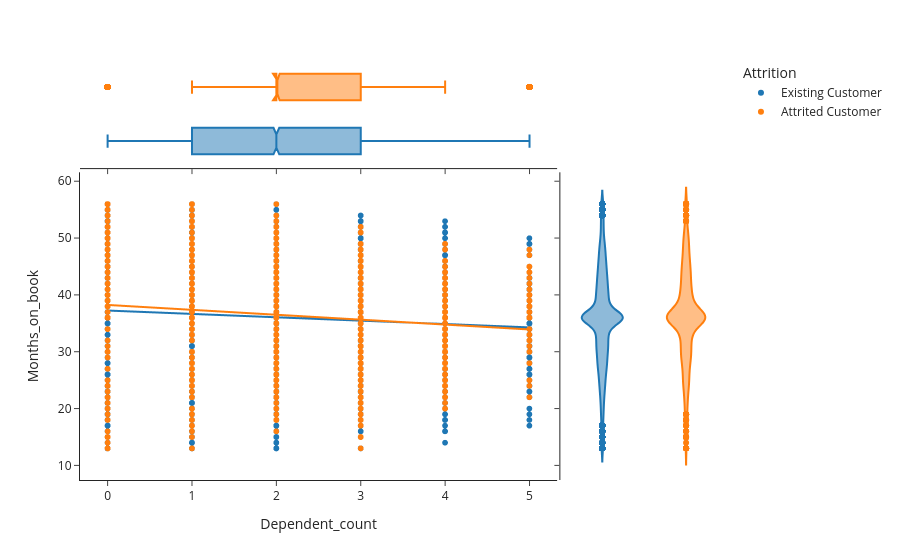

The notebook cell this image was saved under:
### Code cell
yprop = 'Months_on_book'
xprop = 'Dependent_count'
h= 'Attrition'
px.scatter(data, x=xprop, y=yprop, color=h, marginal_y="violin", marginal_x="box", trendline="ols", template="simple_white")

### Figure 1 — Plotly figure (JSON) as saved in the notebook; plotly's stock layout.template omitted (floating-point values rounded to 4 significant figures; data arrays with more than 128 entries replaced by an {"elided": "..."} marker saying what was removed)
{"data": [{"hovertemplate": "Attrition=Existing Customer<br>Dependent_count=%{x}<br>Months_on_book=%{y}<extra></extra>", "legendgroup": "Existing Customer", "marker": {"color": "#1F77B4", "symbol": "circle"}, "mode": "markers", "name": "Existing Customer", "showlegend": true, "type": "scattergl", "x": {"elided": "8500 int values"}, "xaxis": "x", "y": {"elided": "8500 int values"}, "yaxis": "y"}, {"alignmentgroup": "True", "hovertemplate": "Attrition=Existing Customer<br>Dependent_count=%{x}<extra></extra>", "legendgroup": "Existing Customer", "marker": {"color": "#1F77B4", "symbol": "circle"}, "name": "Existing Customer", "notched": true, "offsetgroup": "Existing Customer", "showlegend": false, "type": "box", "x": {"elided": "8500 int values"}, "xaxis": "x3", "yaxis": "y3"}, {"alignmentgroup": "True", "hovertemplate": "Attrition=Existing Customer<br>Months_on_book=%{y}<extra></extra>", "legendgroup": "Existing Customer", "marker": {"color": "#1F77B4", "symbol": "circle"}, "name": "Existing Customer", "offsetgroup": "Existing Customer", "scalegroup": "y", "showlegend": false, "type": "violin", "xaxis": "x2", "y": {"elided": "8500 int values"}, "yaxis": "y2"}, {"hovertemplate": "<b>OLS trendline</b><br>Months_on_book = -0.593607 * Dependent_count + 37.2669<br>R<sup>2</sup>=0.009300<br><br>Attrition=Existing Customer<br>Dependent_count=%{x}<br>Months_on_book=%{y} <b>(trend)</b><extra></extra>", "legendgroup": "Existing Customer", "marker": {"color": "#1F77B4", "symbol": "circle"}, "mode": "lines", "name": "Existing Customer", "showlegend": false, "type": "scattergl", "x": {"elided": "8500 int values"}, "xaxis": "x", "y": {"elided": "8500 float values"}, "yaxis": "y"}, {"hovertemplate": "Attrition=Attrited Customer<br>Dependent_count=%{x}<br>Months_on_book=%{y}<extra></extra>", "legendgroup": "Attrited Customer", "marker": {"color": "#FF7F0E", "symbol": "circle"}, "mode": "markers", "name": "Attrited Customer", "showlegend": true, "type": "scattergl", "x": {"elided": "1627 int values"}, "xaxis": "x", "y": {"elided": "1627 int values"}, "yaxis": "y"}, {"alignmentgroup": "True", "hovertemplate": "Attrition=Attrited Customer<br>Dependent_count=%{x}<extra></extra>", "legendgroup": "Attrited Customer", "marker": {"color": "#FF7F0E", "symbol": "circle"}, "name": "Attrited Customer", "notched": true, "offsetgroup": "Attrited Customer", "showlegend": false, "type": "box", "x": {"elided": "1627 int values"}, "xaxis": "x3", "yaxis": "y3"}, {"alignmentgroup": "True", "hovertemplate": "Attrition=Attrited Customer<br>Months_on_book=%{y}<extra></extra>", "legendgroup": "Attrited Customer", "marker": {"color": "#FF7F0E", "symbol": "circle"}, "name": "Attrited Customer", "offsetgroup": "Attrited Customer", "scalegroup": "y", "showlegend": false, "type": "violin", "xaxis": "x2", "y": {"elided": "1627 int values"}, "yaxis": "y2"}, {"hovertemplate": "<b>OLS trendline</b><br>Months_on_book = -0.864352 * Dependent_count + 38.2549<br>R<sup>2</sup>=0.019980<br><br>Attrition=Attrited Customer<br>Dependent_count=%{x}<br>Months_on_book=%{y} <b>(trend)</b><extra></extra>", "legendgroup": "Attrited Customer", "marker": {"color": "#FF7F0E", "symbol": "circle"}, "mode": "lines", "name": "Attrited Customer", "showlegend": false, "type": "scattergl", "x": {"elided": "1627 int values"}, "xaxis": "x", "y": {"elided": "1627 float values"}, "yaxis": "y"}], "layout": {"legend": {"title": {"text": "Attrition"}, "tracegroupgap": 0}, "margin": {"t": 60}, "xaxis": {"anchor": "y", "domain": [0.0, 0.7363], "title": {"text": "Dependent_count"}}, "xaxis2": {"anchor": "y2", "domain": [0.7413, 1.0], "matches": "x2", "showline": false, "showticklabels": false, "ticks": ""}, "xaxis3": {"anchor": "y3", "domain": [0.0, 0.7363], "matches": "x", "showticklabels": false}, "xaxis4": {"anchor": "y4", "domain": [0.7413, 1.0], "matches": "x2", "showline": false, "showticklabels": false, "ticks": ""}, "yaxis": {"anchor": "x", "domain": [0.0, 0.7326], "title": {"text": "Months_on_book"}}, "yaxis2": {"anchor": "x2", "domain": [0.0, 0.7326], "matches": "y", "showticklabels": false}, "yaxis3": {"anchor": "x3", "domain": [0.7426, 1.0], "matches": "y3", "showline": false, "showticklabels": false, "ticks": ""}, "yaxis4": {"anchor": "x4", "domain": [0.7426, 1.0], "matches": "y3", "showline": false, "showticklabels": false, "ticks": ""}}}
